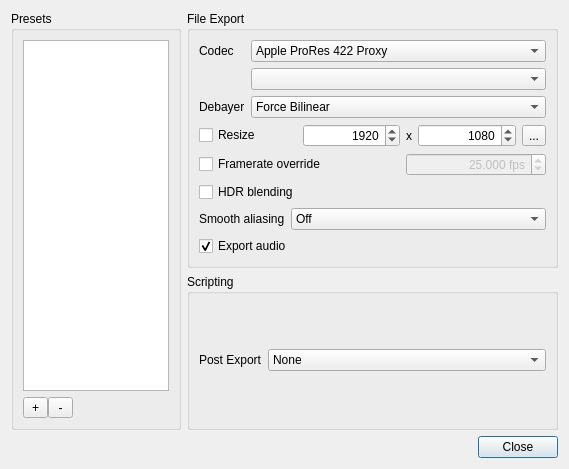
<?xml version="1.0" encoding="UTF-8"?>
<ui version="4.0">
 <class>ExportSettingsDialog</class>
 <widget class="QDialog" name="ExportSettingsDialog">
  <property name="geometry">
   <rect>
    <x>0</x>
    <y>0</y>
    <width>569</width>
    <height>469</height>
   </rect>
  </property>
  <property name="sizePolicy">
   <sizepolicy hsizetype="Preferred" vsizetype="Preferred">
    <horstretch>0</horstretch>
    <verstretch>0</verstretch>
   </sizepolicy>
  </property>
  <property name="windowTitle">
   <string>Export Settings</string>
  </property>
  <layout class="QGridLayout" name="gridLayout_7">
   <item row="0" column="0" rowspan="2">
    <widget class="QGroupBox" name="groupBox_2">
     <property name="sizePolicy">
      <sizepolicy hsizetype="Fixed" vsizetype="Preferred">
       <horstretch>0</horstretch>
       <verstretch>0</verstretch>
      </sizepolicy>
     </property>
     <property name="maximumSize">
      <size>
       <width>170</width>
       <height>16777215</height>
      </size>
     </property>
     <property name="title">
      <string>Presets</string>
     </property>
     <layout class="QGridLayout" name="gridLayout_5">
      <item row="0" column="0">
       <widget class="QListWidget" name="listWidget">
        <property name="sizePolicy">
         <sizepolicy hsizetype="Expanding" vsizetype="Expanding">
          <horstretch>0</horstretch>
          <verstretch>0</verstretch>
         </sizepolicy>
        </property>
        <property name="maximumSize">
         <size>
          <width>16777215</width>
          <height>16777215</height>
         </size>
        </property>
        <property name="showDropIndicator" stdset="0">
         <bool>false</bool>
        </property>
        <property name="defaultDropAction">
         <enum>Qt::IgnoreAction</enum>
        </property>
        <property name="alternatingRowColors">
         <bool>true</bool>
        </property>
        <property name="selectionBehavior">
         <enum>QAbstractItemView::SelectRows</enum>
        </property>
        <property name="sortingEnabled">
         <bool>true</bool>
        </property>
       </widget>
      </item>
      <item row="1" column="0">
       <layout class="QHBoxLayout" name="horizontalLayout">
        <property name="spacing">
         <number>0</number>
        </property>
        <item>
         <widget class="QToolButton" name="toolButtonAddPreset">
          <property name="minimumSize">
           <size>
            <width>25</width>
            <height>0</height>
           </size>
          </property>
          <property name="maximumSize">
           <size>
            <width>25</width>
            <height>16777215</height>
           </size>
          </property>
          <property name="toolTip">
           <string>Add and save current settings as preset</string>
          </property>
          <property name="text">
           <string>+</string>
          </property>
          <property name="icon">
           <iconset resource="ressources.qrc">
            <normaloff>:/RetinaIMG/RetinaIMG/plus.png</normaloff>:/RetinaIMG/RetinaIMG/plus.png</iconset>
          </property>
         </widget>
        </item>
        <item>
         <widget class="QToolButton" name="toolButtonDeletePreset">
          <property name="minimumSize">
           <size>
            <width>25</width>
            <height>0</height>
           </size>
          </property>
          <property name="maximumSize">
           <size>
            <width>25</width>
            <height>16777215</height>
           </size>
          </property>
          <property name="toolTip">
           <string>Delete selected preset from list</string>
          </property>
          <property name="text">
           <string>-</string>
          </property>
          <property name="icon">
           <iconset resource="ressources.qrc">
            <normaloff>:/RetinaIMG/RetinaIMG/minus.png</normaloff>:/RetinaIMG/RetinaIMG/minus.png</iconset>
          </property>
         </widget>
        </item>
        <item>
         <spacer name="horizontalSpacer_3">
          <property name="orientation">
           <enum>Qt::Horizontal</enum>
          </property>
          <property name="sizeHint" stdset="0">
           <size>
            <width>40</width>
            <height>20</height>
           </size>
          </property>
         </spacer>
        </item>
       </layout>
      </item>
     </layout>
    </widget>
   </item>
   <item row="0" column="1">
    <widget class="QGroupBox" name="groupBox">
     <property name="title">
      <string>File Export</string>
     </property>
     <layout class="QVBoxLayout" name="verticalLayout_2">
      <item>
       <layout class="QGridLayout" name="gridLayout_2">
        <item row="0" column="1">
         <widget class="QComboBox" name="comboBoxCodec">
          <item>
           <property name="text">
            <string>Apple ProRes 422 Proxy</string>
           </property>
          </item>
          <item>
           <property name="text">
            <string>Apple ProRes 422 LT</string>
           </property>
          </item>
          <item>
           <property name="text">
            <string>Apple ProRes 422</string>
           </property>
          </item>
          <item>
           <property name="text">
            <string>Apple ProRes 422 HQ</string>
           </property>
          </item>
          <item>
           <property name="text">
            <string>Apple ProRes 4444</string>
           </property>
          </item>
          <item>
           <property name="text">
            <string>Uncompressed AVI</string>
           </property>
          </item>
          <item>
           <property name="text">
            <string>CinemaDNG Uncompressed</string>
           </property>
          </item>
          <item>
           <property name="text">
            <string>CinemaDNG Lossless</string>
           </property>
          </item>
          <item>
           <property name="text">
            <string>CinemaDNG Fast Pass</string>
           </property>
          </item>
          <item>
           <property name="text">
            <string>H.264</string>
           </property>
          </item>
          <item>
           <property name="text">
            <string>H.264 VAAPI (Intel/AMD GPU)</string>
           </property>
          </item>
          <item>
           <property name="text">
            <string>H.265 8bit 4:2:0</string>
           </property>
          </item>
          <item>
           <property name="text">
            <string>H.265 10bit 4:2:0</string>
           </property>
          </item>
          <item>
           <property name="text">
            <string>H.265 12bit 4:4:4</string>
           </property>
          </item>
          <item>
           <property name="text">
            <string>TIFF</string>
           </property>
          </item>
          <item>
           <property name="text">
            <string>PNG Sequence</string>
           </property>
          </item>
          <item>
           <property name="text">
            <string>JPEG2000</string>
           </property>
          </item>
          <item>
           <property name="text">
            <string>Motion JPEG</string>
           </property>
          </item>
          <item>
           <property name="text">
            <string>Huff YUV (FFVH)</string>
           </property>
          </item>
          <item>
           <property name="text">
            <string>MLV</string>
           </property>
          </item>
          <item>
           <property name="text">
            <string>DNxHD</string>
           </property>
          </item>
          <item>
           <property name="text">
            <string>DNxHR</string>
           </property>
          </item>
          <item>
           <property name="text">
            <string>GoPro Cineform 10bit 4:2:2</string>
           </property>
          </item>
          <item>
           <property name="text">
            <string>GoPro Cineform 12bit 4:4:4</string>
           </property>
          </item>
          <item>
           <property name="text">
            <string>VP9</string>
           </property>
          </item>
          <item>
           <property name="text">
            <string>WAV (Audio Only)</string>
           </property>
          </item>
         </widget>
        </item>
        <item row="1" column="1">
         <widget class="QComboBox" name="comboBoxOption"/>
        </item>
        <item row="0" column="0">
         <widget class="QLabel" name="label">
          <property name="sizePolicy">
           <sizepolicy hsizetype="Fixed" vsizetype="Preferred">
            <horstretch>0</horstretch>
            <verstretch>0</verstretch>
           </sizepolicy>
          </property>
          <property name="text">
           <string>Codec</string>
          </property>
         </widget>
        </item>
        <item row="2" column="1">
         <widget class="QComboBox" name="comboBoxDebayer">
          <item>
           <property name="text">
            <string>Force Bilinear</string>
           </property>
          </item>
          <item>
           <property name="text">
            <string>Force AMaZE</string>
           </property>
          </item>
          <item>
           <property name="text">
            <string>Force LMMSE</string>
           </property>
          </item>
          <item>
           <property name="text">
            <string>Force IGV</string>
           </property>
          </item>
          <item>
           <property name="text">
            <string>Receipt configuration</string>
           </property>
          </item>
         </widget>
        </item>
        <item row="2" column="0">
         <widget class="QLabel" name="labelDebayer">
          <property name="text">
           <string>Debayer</string>
          </property>
         </widget>
        </item>
        <item row="1" column="0">
         <widget class="QLabel" name="label_Info">
          <property name="text">
           <string/>
          </property>
          <property name="scaledContents">
           <bool>false</bool>
          </property>
         </widget>
        </item>
       </layout>
      </item>
      <item>
       <layout class="QGridLayout" name="gridLayout">
        <item row="0" column="3">
         <widget class="QSpinBox" name="spinBoxHeight">
          <property name="alignment">
           <set>Qt::AlignRight|Qt::AlignTrailing|Qt::AlignVCenter</set>
          </property>
          <property name="minimum">
           <number>100</number>
          </property>
          <property name="maximum">
           <number>10000</number>
          </property>
          <property name="value">
           <number>1080</number>
          </property>
         </widget>
        </item>
        <item row="0" column="1">
         <widget class="QSpinBox" name="spinBoxWidth">
          <property name="alignment">
           <set>Qt::AlignRight|Qt::AlignTrailing|Qt::AlignVCenter</set>
          </property>
          <property name="minimum">
           <number>100</number>
          </property>
          <property name="maximum">
           <number>10000</number>
          </property>
          <property name="value">
           <number>1920</number>
          </property>
         </widget>
        </item>
        <item row="0" column="0">
         <widget class="QCheckBox" name="checkBoxResize">
          <property name="text">
           <string>Resize</string>
          </property>
         </widget>
        </item>
        <item row="0" column="2">
         <widget class="QLabel" name="label_3">
          <property name="sizePolicy">
           <sizepolicy hsizetype="Fixed" vsizetype="Preferred">
            <horstretch>0</horstretch>
            <verstretch>0</verstretch>
           </sizepolicy>
          </property>
          <property name="text">
           <string>x</string>
          </property>
         </widget>
        </item>
        <item row="2" column="0" colspan="5">
         <widget class="QCheckBox" name="checkBoxHdrBlending">
          <property name="toolTip">
           <string>Requires HDR clips!</string>
          </property>
          <property name="text">
           <string>HDR blending</string>
          </property>
         </widget>
        </item>
        <item row="1" column="2" colspan="3">
         <widget class="QDoubleSpinBox" name="doubleSpinBoxFps">
          <property name="enabled">
           <bool>false</bool>
          </property>
          <property name="alignment">
           <set>Qt::AlignRight|Qt::AlignTrailing|Qt::AlignVCenter</set>
          </property>
          <property name="suffix">
           <string> fps</string>
          </property>
          <property name="decimals">
           <number>3</number>
          </property>
          <property name="minimum">
           <double>1.000000000000000</double>
          </property>
          <property name="maximum">
           <double>60.000000000000000</double>
          </property>
          <property name="value">
           <double>25.000000000000000</double>
          </property>
         </widget>
        </item>
        <item row="0" column="4">
         <widget class="QToolButton" name="toolButtonLockHeight">
          <property name="toolTip">
           <string>Lock apect ratio - calculate height automatically</string>
          </property>
          <property name="text">
           <string>...</string>
          </property>
          <property name="icon">
           <iconset resource="ressources.qrc">
            <normaloff>:/RetinaIMG/RetinaIMG/Actions-document-decrypt-icon.png</normaloff>:/RetinaIMG/RetinaIMG/Actions-document-decrypt-icon.png</iconset>
          </property>
          <property name="checkable">
           <bool>true</bool>
          </property>
         </widget>
        </item>
        <item row="1" column="0" colspan="2">
         <widget class="QCheckBox" name="checkBoxFpsOverride">
          <property name="text">
           <string>Framerate override</string>
          </property>
         </widget>
        </item>
       </layout>
      </item>
      <item>
       <layout class="QHBoxLayout" name="horizontalLayout_5">
        <item>
         <widget class="QLabel" name="label_Smoothing">
          <property name="sizePolicy">
           <sizepolicy hsizetype="Fixed" vsizetype="Preferred">
            <horstretch>0</horstretch>
            <verstretch>0</verstretch>
           </sizepolicy>
          </property>
          <property name="text">
           <string>Smooth aliasing</string>
          </property>
         </widget>
        </item>
        <item>
         <widget class="QComboBox" name="comboBoxSmoothing">
          <property name="toolTip">
           <string>Use this option to smooth aliasing / moiree artifacts.
This option is very slow and runs when export progressbar is at 100%!
It won't bring good results in shots with much movement and much detail.</string>
          </property>
          <item>
           <property name="text">
            <string>Off</string>
           </property>
          </item>
          <item>
           <property name="text">
            <string>1 pass</string>
           </property>
           <property name="icon">
            <iconset resource="ressources.qrc">
             <normaloff>:/RetinaIMG/RetinaIMG/Status-dialog-warning-icon.png</normaloff>:/RetinaIMG/RetinaIMG/Status-dialog-warning-icon.png</iconset>
           </property>
          </item>
          <item>
           <property name="text">
            <string>3 pass</string>
           </property>
           <property name="icon">
            <iconset resource="ressources.qrc">
             <normaloff>:/RetinaIMG/RetinaIMG/Status-dialog-warning-icon.png</normaloff>:/RetinaIMG/RetinaIMG/Status-dialog-warning-icon.png</iconset>
           </property>
          </item>
          <item>
           <property name="text">
            <string>3 pass + unsharp mask</string>
           </property>
           <property name="icon">
            <iconset resource="ressources.qrc">
             <normaloff>:/RetinaIMG/RetinaIMG/Status-dialog-warning-icon.png</normaloff>:/RetinaIMG/RetinaIMG/Status-dialog-warning-icon.png</iconset>
           </property>
          </item>
          <item>
           <property name="text">
            <string>last resort</string>
           </property>
           <property name="icon">
            <iconset resource="ressources.qrc">
             <normaloff>:/RetinaIMG/RetinaIMG/Status-dialog-warning-icon.png</normaloff>:/RetinaIMG/RetinaIMG/Status-dialog-warning-icon.png</iconset>
           </property>
          </item>
         </widget>
        </item>
       </layout>
      </item>
      <item>
       <layout class="QHBoxLayout" name="horizontalLayout_4">
        <item>
         <widget class="QCheckBox" name="checkBoxExportAudio">
          <property name="enabled">
           <bool>true</bool>
          </property>
          <property name="text">
           <string>Export audio</string>
          </property>
          <property name="checked">
           <bool>true</bool>
          </property>
         </widget>
        </item>
        <item>
         <spacer name="horizontalSpacer_2">
          <property name="orientation">
           <enum>Qt::Horizontal</enum>
          </property>
          <property name="sizeHint" stdset="0">
           <size>
            <width>40</width>
            <height>20</height>
           </size>
          </property>
         </spacer>
        </item>
       </layout>
      </item>
     </layout>
    </widget>
   </item>
   <item row="1" column="1">
    <widget class="QGroupBox" name="groupBoxScripting">
     <property name="title">
      <string>Scripting</string>
     </property>
     <layout class="QGridLayout" name="gridLayout_4">
      <item row="0" column="0">
       <layout class="QGridLayout" name="gridLayout_3">
        <item row="0" column="0">
         <widget class="QLabel" name="label_2">
          <property name="sizePolicy">
           <sizepolicy hsizetype="Fixed" vsizetype="Preferred">
            <horstretch>0</horstretch>
            <verstretch>0</verstretch>
           </sizepolicy>
          </property>
          <property name="text">
           <string>Post Export</string>
          </property>
         </widget>
        </item>
        <item row="0" column="1">
         <widget class="QComboBox" name="comboBoxPostExportScript">
          <item>
           <property name="text">
            <string>None</string>
           </property>
          </item>
         </widget>
        </item>
       </layout>
      </item>
     </layout>
    </widget>
   </item>
   <item row="2" column="0" colspan="2">
    <layout class="QHBoxLayout" name="horizontalLayout_2">
     <item>
      <spacer name="horizontalSpacer">
       <property name="orientation">
        <enum>Qt::Horizontal</enum>
       </property>
       <property name="sizeHint" stdset="0">
        <size>
         <width>212</width>
         <height>20</height>
        </size>
       </property>
      </spacer>
     </item>
     <item>
      <widget class="QPushButton" name="pushButtonClose">
       <property name="text">
        <string>Close</string>
       </property>
      </widget>
     </item>
    </layout>
   </item>
  </layout>
 </widget>
 <tabstops>
  <tabstop>comboBoxCodec</tabstop>
  <tabstop>checkBoxExportAudio</tabstop>
  <tabstop>pushButtonClose</tabstop>
 </tabstops>
 <resources>
  <include location="ressources.qrc"/>
 </resources>
 <connections>
  <connection>
   <sender>checkBoxFpsOverride</sender>
   <signal>toggled(bool)</signal>
   <receiver>doubleSpinBoxFps</receiver>
   <slot>setEnabled(bool)</slot>
   <hints>
    <hint type="sourcelabel">
     <x>99</x>
     <y>73</y>
    </hint>
    <hint type="destinationlabel">
     <x>233</x>
     <y>73</y>
    </hint>
   </hints>
  </connection>
 </connections>
</ui>
